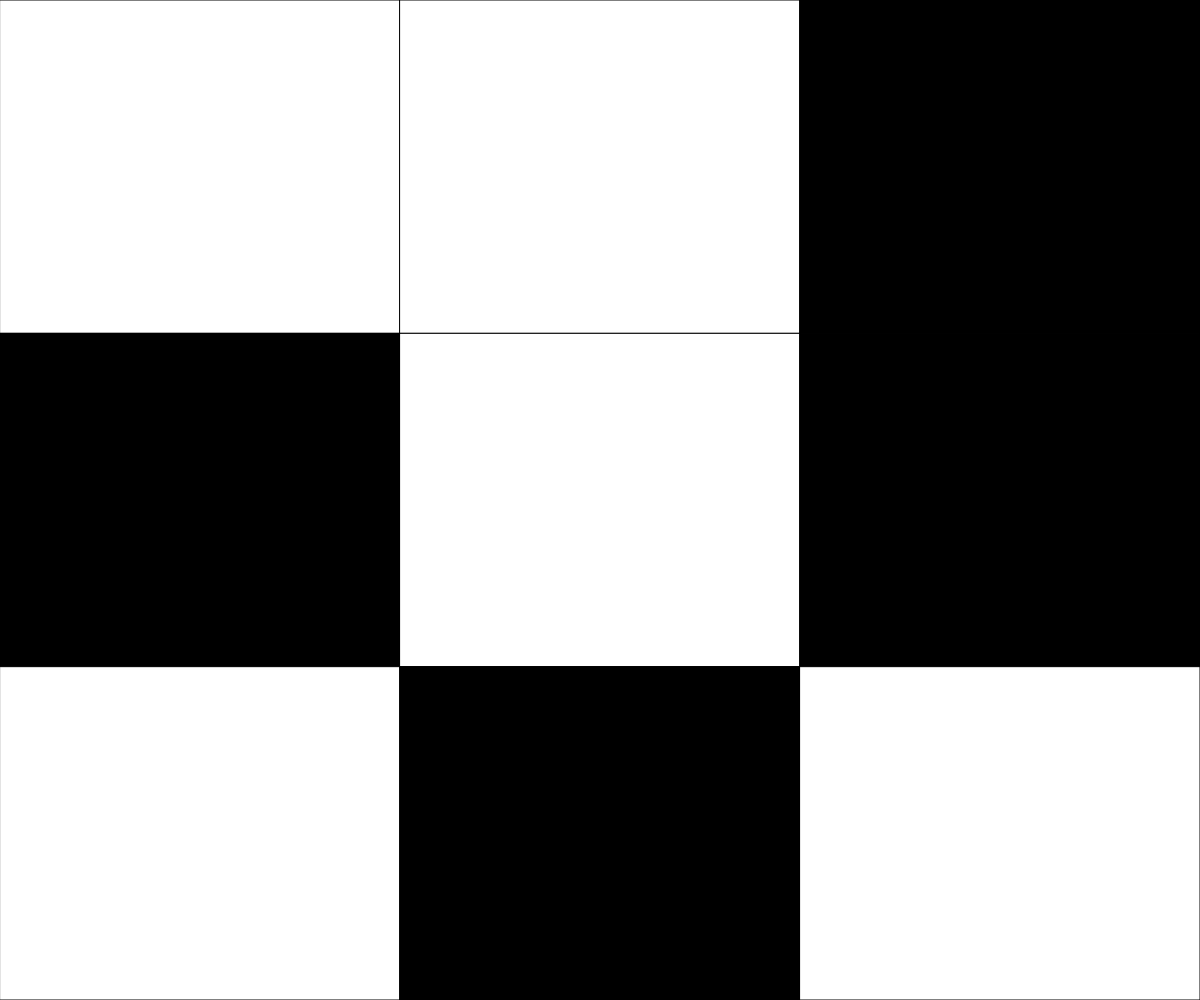
Frame 1 (no input)
Frame 60 (no input): identical to frame 1, image omitted
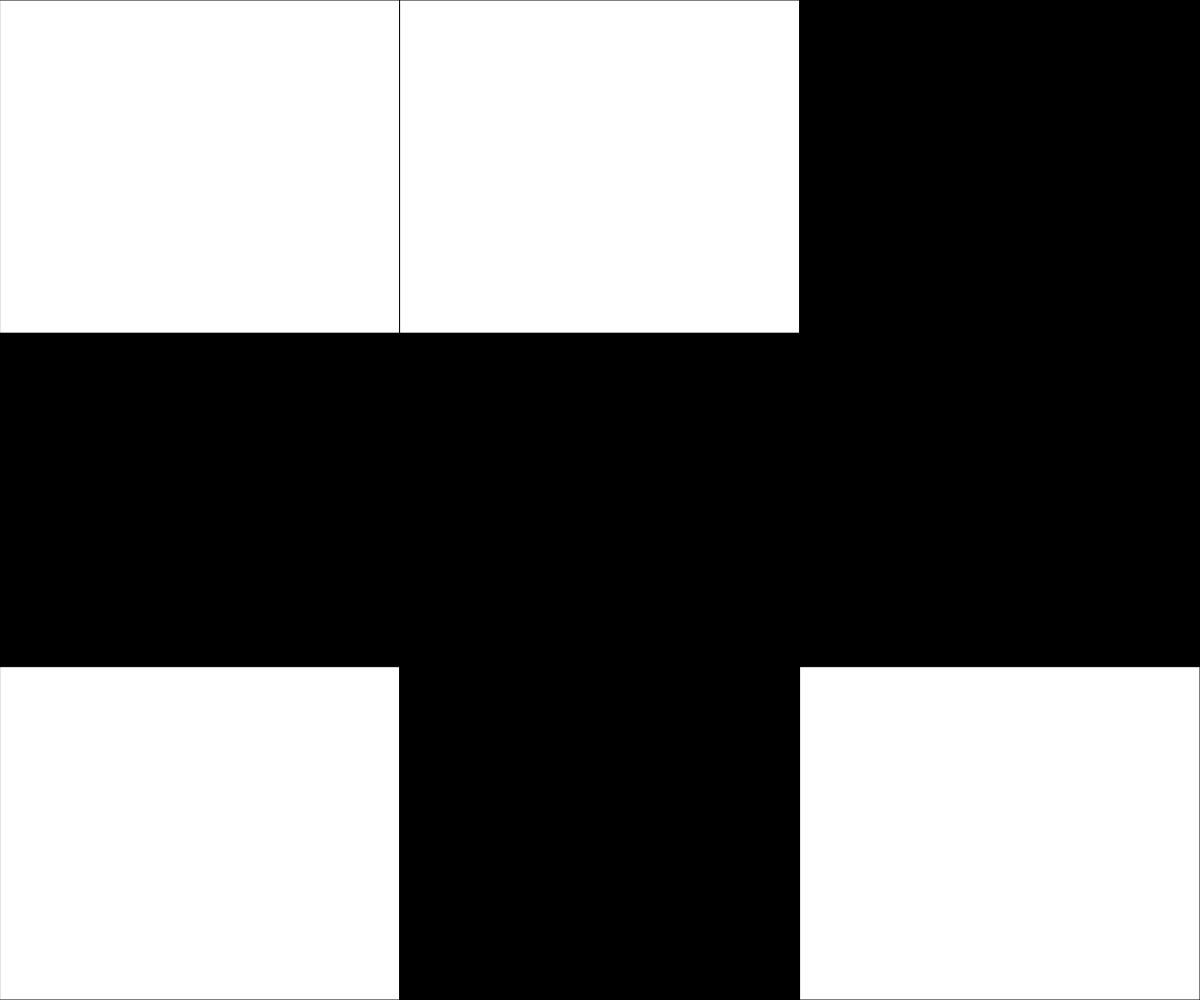
Frame 120 (the mouse pressed at the canvas centre since frame 60)

The p5.js sketch that drew these frames (run headless with seeded random() and noise() and a simulated clock; from frame 60 on, the mouse is pressed at the canvas centre):

// p5.js sketch
// ── sketch.js
// Basic grid demo
// Katharine
// Oct 25, 2022
//
// 2D array demo 1

let grid = [[0, 0, 1], 
            [1, 0, 1],
            [0, 1, 0]];
            
let rows = grid.length;
let columns = grid[0].length;
let cellHeight, cellWidth;

function setup() {
  createCanvas(windowWidth, windowHeight);
  cellWidth = width/columns;
  cellHeight = height/rows;
}

function draw() {
  background(220);
  displayGrid(grid);
}

function mousePressed() {
  let x = Math.floor(mouseX/cellWidth);
  let y = Math.floor(mouseY/cellHeight);

  if (grid[y][x] === 0) {
    grid[y][x] = 1;
  }
  else if (grid[y][x] === 1) {
    grid[y][x] = 0;
  }
}

function displayGrid(grid) {
  for (let y = 0; y < grid.length; y++) {
    for (let x = 0; x < grid[y].length; x++) { //looks through sub arrays
      if (grid[y][x] === 0) {
        fill("white");
      }
      else if (grid[y][x] === 1) {
        fill("black");
      }
      rect(x*cellWidth, y*cellHeight, cellWidth, cellHeight);
    }
  }
}
